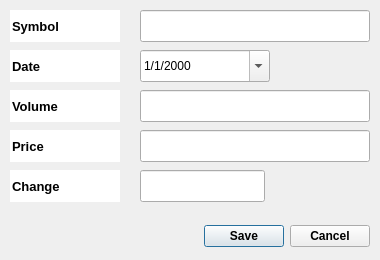
<?xml version="1.0" encoding="UTF-8"?>
<ui version="4.0">
 <class>AddPriceDialog</class>
 <widget class="QDialog" name="AddPriceDialog">
  <property name="windowModality">
   <enum>Qt::ApplicationModal</enum>
  </property>
  <property name="geometry">
   <rect>
    <x>0</x>
    <y>0</y>
    <width>380</width>
    <height>260</height>
   </rect>
  </property>
  <property name="minimumSize">
   <size>
    <width>380</width>
    <height>260</height>
   </size>
  </property>
  <property name="maximumSize">
   <size>
    <width>380</width>
    <height>260</height>
   </size>
  </property>
  <property name="windowTitle">
   <string>Add/Edit Price</string>
  </property>
  <property name="windowIcon">
   <iconset resource="../resources/ChartGeany.qrc">
    <normaloff>:/png/images/icons/PNG/Add_Symbol.png</normaloff>:/png/images/icons/PNG/Add_Symbol.png</iconset>
  </property>
  <property name="autoFillBackground">
   <bool>true</bool>
  </property>
  <property name="sizeGripEnabled">
   <bool>false</bool>
  </property>
  <property name="modal">
   <bool>true</bool>
  </property>
  <widget class="QLineEdit" name="symbolLbl">
   <property name="geometry">
    <rect>
     <x>10</x>
     <y>10</y>
     <width>110</width>
     <height>32</height>
    </rect>
   </property>
   <property name="font">
    <font>
     <pointsize>10</pointsize>
     <weight>75</weight>
     <bold>true</bold>
     <kerning>true</kerning>
    </font>
   </property>
   <property name="mouseTracking">
    <bool>false</bool>
   </property>
   <property name="focusPolicy">
    <enum>Qt::NoFocus</enum>
   </property>
   <property name="acceptDrops">
    <bool>false</bool>
   </property>
   <property name="autoFillBackground">
    <bool>true</bool>
   </property>
   <property name="locale">
    <locale language="English" country="UnitedStates"/>
   </property>
   <property name="text">
    <string>Symbol</string>
   </property>
   <property name="frame">
    <bool>false</bool>
   </property>
   <property name="readOnly">
    <bool>true</bool>
   </property>
  </widget>
  <widget class="QLineEdit" name="dateLbl">
   <property name="geometry">
    <rect>
     <x>10</x>
     <y>50</y>
     <width>110</width>
     <height>32</height>
    </rect>
   </property>
   <property name="font">
    <font>
     <pointsize>10</pointsize>
     <weight>75</weight>
     <bold>true</bold>
     <kerning>true</kerning>
    </font>
   </property>
   <property name="mouseTracking">
    <bool>false</bool>
   </property>
   <property name="focusPolicy">
    <enum>Qt::NoFocus</enum>
   </property>
   <property name="acceptDrops">
    <bool>false</bool>
   </property>
   <property name="autoFillBackground">
    <bool>true</bool>
   </property>
   <property name="locale">
    <locale language="English" country="UnitedStates"/>
   </property>
   <property name="text">
    <string>Date</string>
   </property>
   <property name="frame">
    <bool>false</bool>
   </property>
   <property name="readOnly">
    <bool>true</bool>
   </property>
  </widget>
  <widget class="QDialogButtonBox" name="buttonBox">
   <property name="geometry">
    <rect>
     <x>10</x>
     <y>220</y>
     <width>360</width>
     <height>32</height>
    </rect>
   </property>
   <property name="font">
    <font>
     <weight>75</weight>
     <bold>true</bold>
    </font>
   </property>
   <property name="focusPolicy">
    <enum>Qt::NoFocus</enum>
   </property>
   <property name="orientation">
    <enum>Qt::Horizontal</enum>
   </property>
   <property name="standardButtons">
    <set>QDialogButtonBox::Cancel|QDialogButtonBox::Save</set>
   </property>
  </widget>
  <widget class="QDateEdit" name="dateEdit">
   <property name="geometry">
    <rect>
     <x>140</x>
     <y>50</y>
     <width>130</width>
     <height>32</height>
    </rect>
   </property>
   <property name="focusPolicy">
    <enum>Qt::StrongFocus</enum>
   </property>
   <property name="frame">
    <bool>true</bool>
   </property>
   <property name="displayFormat">
    <string>M/d/yyyy</string>
   </property>
   <property name="calendarPopup">
    <bool>true</bool>
   </property>
  </widget>
  <widget class="QLineEdit" name="volumeLbl">
   <property name="geometry">
    <rect>
     <x>10</x>
     <y>90</y>
     <width>110</width>
     <height>32</height>
    </rect>
   </property>
   <property name="font">
    <font>
     <pointsize>10</pointsize>
     <weight>75</weight>
     <bold>true</bold>
     <kerning>true</kerning>
    </font>
   </property>
   <property name="mouseTracking">
    <bool>false</bool>
   </property>
   <property name="focusPolicy">
    <enum>Qt::NoFocus</enum>
   </property>
   <property name="acceptDrops">
    <bool>false</bool>
   </property>
   <property name="autoFillBackground">
    <bool>true</bool>
   </property>
   <property name="locale">
    <locale language="English" country="UnitedStates"/>
   </property>
   <property name="text">
    <string>Volume</string>
   </property>
   <property name="frame">
    <bool>false</bool>
   </property>
   <property name="readOnly">
    <bool>true</bool>
   </property>
  </widget>
  <widget class="QLineEdit" name="symbolEdit">
   <property name="geometry">
    <rect>
     <x>140</x>
     <y>10</y>
     <width>230</width>
     <height>32</height>
    </rect>
   </property>
   <property name="inputMethodHints">
    <set>Qt::ImhNone</set>
   </property>
   <property name="inputMask">
    <string/>
   </property>
   <property name="maxLength">
    <number>32767</number>
   </property>
  </widget>
  <widget class="QLineEdit" name="volumeEdit">
   <property name="geometry">
    <rect>
     <x>140</x>
     <y>90</y>
     <width>230</width>
     <height>32</height>
    </rect>
   </property>
   <property name="inputMethodHints">
    <set>Qt::ImhNone</set>
   </property>
   <property name="inputMask">
    <string/>
   </property>
   <property name="maxLength">
    <number>32767</number>
   </property>
  </widget>
  <widget class="QLineEdit" name="priceLbl">
   <property name="geometry">
    <rect>
     <x>10</x>
     <y>130</y>
     <width>110</width>
     <height>32</height>
    </rect>
   </property>
   <property name="font">
    <font>
     <pointsize>10</pointsize>
     <weight>75</weight>
     <bold>true</bold>
     <kerning>true</kerning>
    </font>
   </property>
   <property name="mouseTracking">
    <bool>false</bool>
   </property>
   <property name="focusPolicy">
    <enum>Qt::NoFocus</enum>
   </property>
   <property name="acceptDrops">
    <bool>false</bool>
   </property>
   <property name="autoFillBackground">
    <bool>true</bool>
   </property>
   <property name="locale">
    <locale language="English" country="UnitedStates"/>
   </property>
   <property name="text">
    <string>Price</string>
   </property>
   <property name="frame">
    <bool>false</bool>
   </property>
   <property name="readOnly">
    <bool>true</bool>
   </property>
  </widget>
  <widget class="QLineEdit" name="priceEdit">
   <property name="geometry">
    <rect>
     <x>140</x>
     <y>130</y>
     <width>230</width>
     <height>32</height>
    </rect>
   </property>
   <property name="inputMethodHints">
    <set>Qt::ImhNone</set>
   </property>
   <property name="inputMask">
    <string/>
   </property>
   <property name="maxLength">
    <number>32767</number>
   </property>
  </widget>
  <widget class="QLineEdit" name="changeLbl">
   <property name="geometry">
    <rect>
     <x>10</x>
     <y>170</y>
     <width>110</width>
     <height>32</height>
    </rect>
   </property>
   <property name="font">
    <font>
     <pointsize>10</pointsize>
     <weight>75</weight>
     <bold>true</bold>
     <kerning>true</kerning>
    </font>
   </property>
   <property name="mouseTracking">
    <bool>false</bool>
   </property>
   <property name="focusPolicy">
    <enum>Qt::NoFocus</enum>
   </property>
   <property name="acceptDrops">
    <bool>false</bool>
   </property>
   <property name="autoFillBackground">
    <bool>true</bool>
   </property>
   <property name="locale">
    <locale language="English" country="UnitedStates"/>
   </property>
   <property name="text">
    <string>Change</string>
   </property>
   <property name="frame">
    <bool>false</bool>
   </property>
   <property name="readOnly">
    <bool>true</bool>
   </property>
  </widget>
  <widget class="QLineEdit" name="changeEdit">
   <property name="geometry">
    <rect>
     <x>140</x>
     <y>170</y>
     <width>125</width>
     <height>32</height>
    </rect>
   </property>
   <property name="inputMethodHints">
    <set>Qt::ImhNone</set>
   </property>
   <property name="inputMask">
    <string/>
   </property>
  </widget>
 </widget>
 <resources>
  <include location="../resources/ChartGeany.qrc"/>
 </resources>
 <connections/>
</ui>
